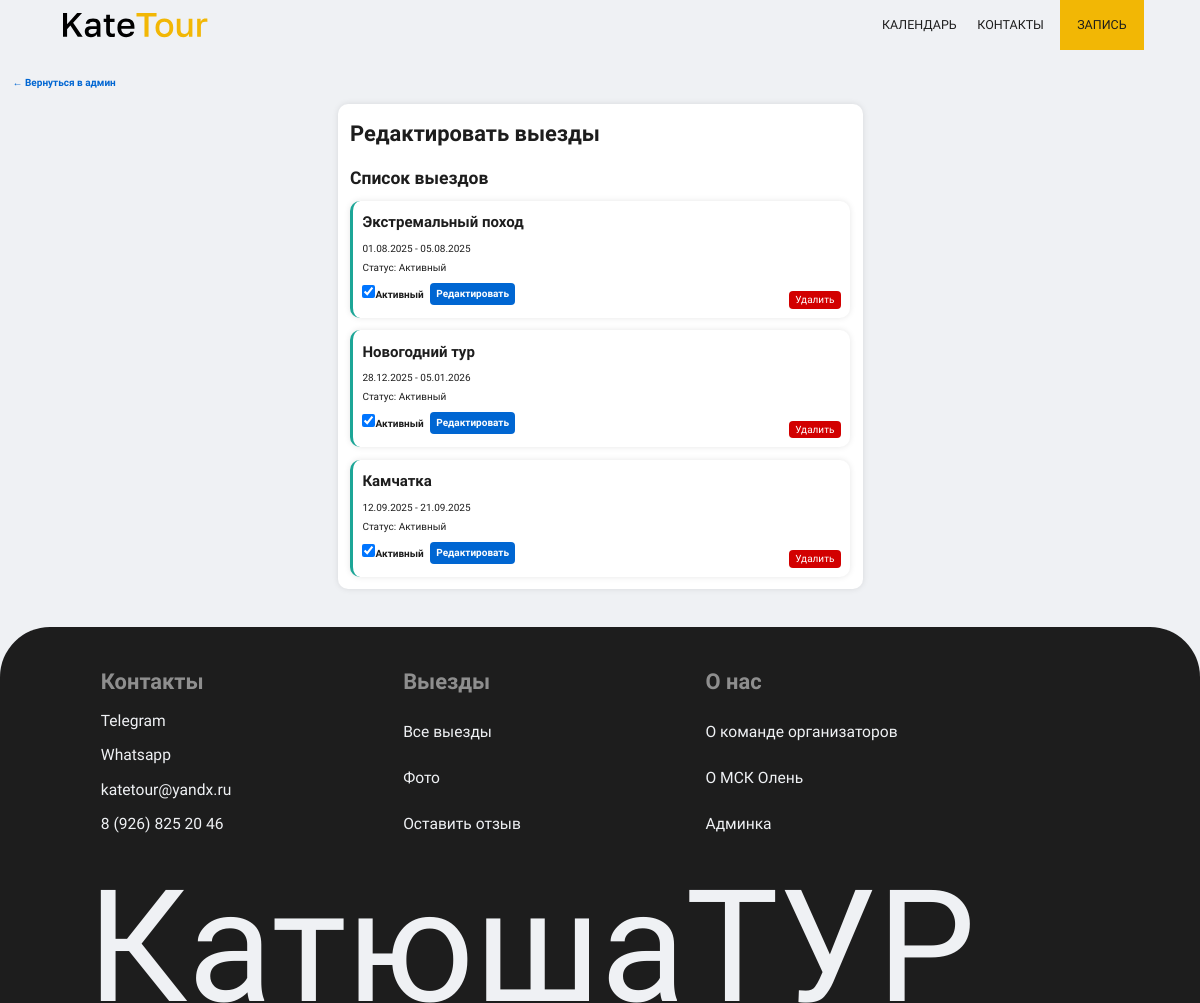
Page /edit-trips.php (signed in) on the committed database.
### tables this page shows
CREATE TABLE `tours` (
  `id` int NOT NULL,
  `short_title` varchar(150) NOT NULL COMMENT 'Короткое название',
  `full_title` varchar(255) DEFAULT NULL COMMENT 'Полное название (опционально)',
  `full_description` longtext COMMENT 'Полное описание',
  `age` varchar(100) NOT NULL,
  `price` decimal(10,2) NOT NULL DEFAULT '0.00' COMMENT 'Стоимость',
  `start_date` date NOT NULL COMMENT 'Дата начала',
  `end_date` date NOT NULL COMMENT 'Дата окончания',
  `instructor_name` varchar(100) DEFAULT NULL COMMENT 'Имя инструктора (можно дублировать или оставить только ссылку)',
  `difficulty` enum('легкий','средний','сложный','эксперт') DEFAULT 'средний' COMMENT 'Сложность',
  `is_active` tinyint(1) DEFAULT '1' COMMENT 'Активный/неактивный тур',
  `created_at` timestamp NULL DEFAULT CURRENT_TIMESTAMP,
  `updated_at` timestamp NULL DEFAULT CURRENT_TIMESTAMP ON UPDATE CURRENT_TIMESTAMP
);

### edit-trips.php (the view, shortened to what this page needs)
<?php
include "lib/db.php";
$stmt = $pdo->prepare("SELECT id, short_title, is_active, start_date, end_date FROM tours ORDER BY id DESC");
$stmt->execute();
$tours = $stmt->fetchAll(PDO::FETCH_ASSOC);
$edit_tour = null;
?>
<!DOCTYPE html>
<html lang="ru">
<head>
    <link rel="stylesheet" href="styles/css/admin-style.css">
</head>
<body>
    <?php include "blocks/header.php" ?>
    <main>
        <a href="admin.php" class="back-link">← Вернуться в админ</a>
        <div class="form-container">
            <h1>Редактировать выезды</h1>
            <?php if ($edit_tour): ?>
                <h2>Редактировать тур: <?php echo htmlspecialchars($edit_tour['short_title']); ?></h2>
                <form action="" method="POST" enctype="multipart/form-data">
                    <input type="hidden" name="action" value="edit">
                    <input type="hidden" name="tour_id" value="<?php echo $edit_tour['id']; ?>">
                    <div class="form-group">
                        <label for="short_title">Короткое название (например, "Камчатка") *</label>
                        <input type="text" id="short_title" name="short_title" value="<?php echo htmlspecialchars($edit_tour['short_title']); ?>" placeholder="Незабываемое путешествие по просторам Камчатки" required>
                    </div>
                    <div class="form-group">
                        <label for="full_title">Полное название (опционально)</label>
                        <input type="text" id="full_title" name="full_title" value="<?php echo htmlspecialchars($edit_tour['full_title'] ?: ''); ?>" placeholder="Полное название тура, если отличается от короткого">
                    </div>
                    <div class="form-group">
                        <label for="full_description">Полное описание (подробно о туре) *</label>
                        <textarea id="full_description" name="full_description" rows="5" placeholder="Приглашаем тебя с нами в захватывающее путешествие..." required><?php echo htmlspecialchars($edit_tour['full_description']); ?></textarea>
                    </div>
                    <div class="form-group">
                        <label for="age">Возраст (от 1 до 99) *</label>
                        <input type="text" id="age" name="age" value="<?php echo htmlspecialchars($edit_tour['age']); ?>" placeholder="от 10 до 99" required>
                    </div>
                    <div class="form-group">
                        <label for="price">Стоимость (в рублях) *</label>
                        <input type="number" id="price" name="price" value="<?php echo $edit_tour['price']; ?>" step="0.01" placeholder="80000" required>
                    </div>
                    <div class="form-group">
                        <label for="start_date">Дата начала *</label>
                        <input type="date" id="start_date" name="start_date" value="<?php echo $edit_tour['start_date']; ?>" required>
                    </div>
                    <div class="form-group">
                        <label for="end_date">Дата окончания *</label>
                        <input type="date" id="end_date" name="end_date" value="<?php echo $edit_tour['end_date']; ?>" required>
                    </div>
                    <div class="form-group">
                        <label for="instructor_name">Имя инструктора (опционально)</label>
                        <input type="text" id="instructor_name" name="instructor_name" value="<?php echo htmlspecialchars($edit_tour['instructor_name'] ?: ''); ?>" placeholder="Екатерина">
                    </div>
                    <div class="form-group">
                        <label for="difficulty">Сложность (выберите уровень) *</label>
                        <select id="difficulty" name="difficulty" required>
                            <option value="легкий" <?php if ($edit_tour['difficulty'] == 'легкий') echo 'selected'; ?>>Лёгкий</option>
                            <option value="средний" <?php if ($edit_tour['difficulty'] == 'средний') echo 'selected'; ?>>Средний</option>
                            <option value="сложный" <?php if ($edit_tour['difficulty'] == 'сложный') echo 'selected'; ?>>Сложный</option>
                            <option value="эксперт" <?php if ($edit_tour['difficulty'] == 'эксперт') echo 'selected'; ?>>Эксперт</option>
                        </select>
                    </div>
                    <div class="form-group">
                        <label for="is_active">Активный тур</label>
                        <input type="checkbox" id="is_active" name="is_active" <?php if ($edit_tour['is_active']) echo 'checked'; ?>>
                    </div>
                    <div class="form-group">
                        <label>Фотографии (загрузите новые, если нужно заменить)</label>
                        <div class="photos">
                            <?php for ($i = 1; $i <= 5; $i++): ?>
                                <div class="photo-input">
                                    <label for="photo_<?php echo $i; ?>">Фото <?php echo $i; ?> <?php if ($i == 1) echo '(основное)'; ?></label>
                                    <input type="file" id="photo_<?php echo $i; ?>" name="photo_<?php echo $i; ?>" accept="image/*">
                                    <?php if (isset($edit_tour['photos'][$i-1])): ?>
                                        <small>Текущее: <?php echo htmlspecialchars($edit_tour['photos'][$i-1]['original_filename']); ?></small>
                                    <?php endif; ?>
                                </div>
                            <?php endfor; ?>
                        </div>
                    </div>
                    <div class="form-group">
                        <label>Программа тура</label>
                        <div id="program-days">
                            <?php if (count($edit_tour['program']) > 0): ?>
                                <?php foreach ($edit_tour['program'] as $index => $day): ?>
                                    <div class="program-day">
                                        <label>День <?php echo $day['day_number']; ?></label>
                                        <input type="hidden" name="days[<?php echo $index; ?>][number]" value="<?php echo $day['day_number']; ?>">
                                        <input type="text" name="days[<?php echo $index; ?>][short_title]" value="<?php echo htmlspecialchars($day['short_title']); ?>" placeholder="Краткое описание дня">
                                        <textarea name="days[<?php echo $index; ?>][full_description]" placeholder="Полное описание дня" rows="3"><?php echo htmlspecialchars($day['full_description']); ?></textarea>
                                        <button type="button" class="remove-day" onclick="removeDay(this)">Удалить день</button>
                                    </div>
                                <?php endforeach; ?>
                            <?php else: ?>
                                <div class="program-day">
                                    <label>День 1</label>
                                    <input type="hidden" name="days[0][number]" value="1">
                                    <input type="text" name="days[0][short_title]" placeholder="Краткое описание дня">
                                    <textarea name="days[0][full_description]" placeholder="Полное описание дня" rows="3"></textarea>
                                    <button type="button" class="remove-day" onclick="removeDay(this)">Удалить день</button>
                                </div>
                            <?php endif; ?>
                        </div>
                        <button type="button" class="add-day" onclick="addDay()">Добавить день</button>
                    </div>
                    <div class="form-group">
                        <label>Что входит в стоимость</label>
                        <div id="inclusions">
                            <?php if (count($edit_tour['inclusions']) > 0): ?>
                                <?php foreach ($edit_tour['inclusions'] as $index => $inclusion): ?>
                                    <div class="inclusion-item">
                                        <input type="text" name="inclusions[<?php echo $index; ?>][title]" value="<?php echo htmlspecialchars($inclusion['title']); ?>" placeholder="Название включения" required>
                                        <textarea name="inclusions[<?php echo $index; ?>][description]" placeholder="Описание" rows="2"><?php echo htmlspecialchars($inclusion['description'] ?: ''); ?></textarea>
                                        <button type="button" class="remove-day" onclick="removeInclusion(this)">Удалить</button>
                                    </div>
                                <?php endforeach; ?>
                            <?php else: ?>
                                <div class="inclusion-item">
                                    <input type="text" name="inclusions[0][title]" placeholder="Название включения" required>
                                    <textarea name="inclusions[0][description]" placeholder="Описание" rows="2"></textarea>
                                    <button type="button" class="remove-day" onclick="removeInclusion(this)">Удалить</button>
                                </div>
                            <?php endif; ?>
                        </div>
                        <button type="button" class="add-day" onclick="addInclusion()">Добавить включение</button>
                    </div>
                    <button type="submit" class="submit-btn">Обновить тур</button>
                    <a href="edit-trips.php" class="back-link">Отмена</a>
                </form>
            <?php else: ?>
                <h2>Список выездов</h2>
                <?php if (count($tours) > 0): ?>
                    <div class="tours-list">
                        <?php foreach ($tours as $tour): ?>
                            <div class="tour-item <?php if (!$tour['is_active']) echo 'inactive'; ?>">
                                <h3><?php echo htmlspecialchars($tour['short_title']); ?></h3>
                                <p><?php echo date('d.m.Y', strtotime($tour['start_date'])); ?> - <?php echo date('d.m.Y', strtotime($tour['end_date'])); ?></p>
                                <p>Статус: <?php echo $tour['is_active'] ? 'Активный' : 'Неактивный'; ?></p>
                                <div class="tour-actions">
                                    <form action="" method="POST" style="display: inline;">
                                        <input type="checkbox" name="is_active" <?php if ($tour['is_active']) echo 'checked'; ?> onchange="this.form.submit()">
                                        <label>Активный</label>
                                    </form>
                                    <a href="?edit=<?php echo $tour['id']; ?>" class="edit-btn">Редактировать</a>
                                    <form action="" method="POST" style="display: inline; margin-left: auto;" onsubmit="return confirm('Удалить тур?')">
                                        <button type="submit" class="delete-btn">Удалить</button>
                                    </form>
                                </div>
                            </div>
                        <?php endforeach; ?>
                    </div>
                <?php else: ?>
                    <p>Нет выездов для редактирования.</p>
                <?php endif; ?>
            <?php endif; ?>
        </div>
    </main>
    <?php include "blocks/footer.php" ?>
</body>
</html>

### styles/css/admin-style.css (style rules this page uses)
.form-container { max-width: 800rem; margin: 0 auto 60rem auto; background: white; padding: 20rem; border-radius: 10px; box-shadow: 0 0 10rem rgba(0, 0, 0, 0.1); }
.form-container h1 { color: #1d1d1d; margin-bottom: 20rem; font-size: 35rem; }
.form-container h2 { color: #1d1d1d; margin-bottom: 15rem; font-size: 28rem; }
.form-container p { color: #1d1d1d; font-size: 18rem; }
.back-link { display: inline-block; margin-bottom: 20rem; color: #0066d2; text-decoration: none; font-size: 16rem; font-weight: bold; }
.tours-list { display: flex; flex-direction: column; gap: 20rem; }
.tour-item { background: white; padding: 15rem; border-radius: 10px; box-shadow: 0 0 10rem rgba(0, 0, 0, 0.1); border-left: 5rem solid #1ca697; }
.tour-item h3 { margin: 0 0 10rem 0; color: #1d1d1d; font-size: 24rem; }
.tour-item p { margin: 5rem 0; color: #1d1d1d; font-size: 16rem; }
.tour-item .tour-actions { display: flex; gap: 10rem; align-items: center; }
.tour-item .tour-actions form { display: flex; align-items: center; gap: 5rem; }
.tour-item .tour-actions form label { font-size: 16rem; font-weight: bold; }
.tour-item .tour-actions .edit-btn { background: #0066d2; color: white; padding: 5rem 10rem; border-radius: 4px; text-decoration: none; font-weight: bold; font-size: 16rem; font-family: "Golos Text"; border: none; cursor: pointer; display: inline-block; }
.tour-item .tour-actions .delete-btn { background: #d20000; color: white; border: none; width: 100%; padding: 5rem 10rem; border-radius: 4px; cursor: pointer; font-family: "Golos Text"; font-size: 16rem; }
* { margin: 0; padding: 0; font-family: "Golos Text"; }
html { font-size: 0.0520833333vw; scroll-behavior: smooth; }
body { font-family: "Golos Text"; margin: 0; padding: 0; color: #1d1d1d; background-color: #eff1f4; line-height: 1.6; }
main { margin-left: 20rem; margin-right: 20rem; padding-top: 120rem; }
.delete-btn { background: #d20000; color: white; border: none; padding: 15rem 20rem; border-radius: 4px; cursor: pointer; font-size: 20rem; font-family: "Golos Text"; margin-top: 20rem; width: 30%; }

### rows in the picture
tours: short_title "Экстремальный поход", start_date "01.08.2025", end_date "05.08.2025", shows "Активный", is_active "☑"
tours: short_title "Новогодний тур", start_date "28.12.2025", end_date "05.01.2026", shows "Активный", is_active "☑"
tours: short_title "Камчатка", start_date "12.09.2025", end_date "21.09.2025", shows "Активный", is_active "☑"
